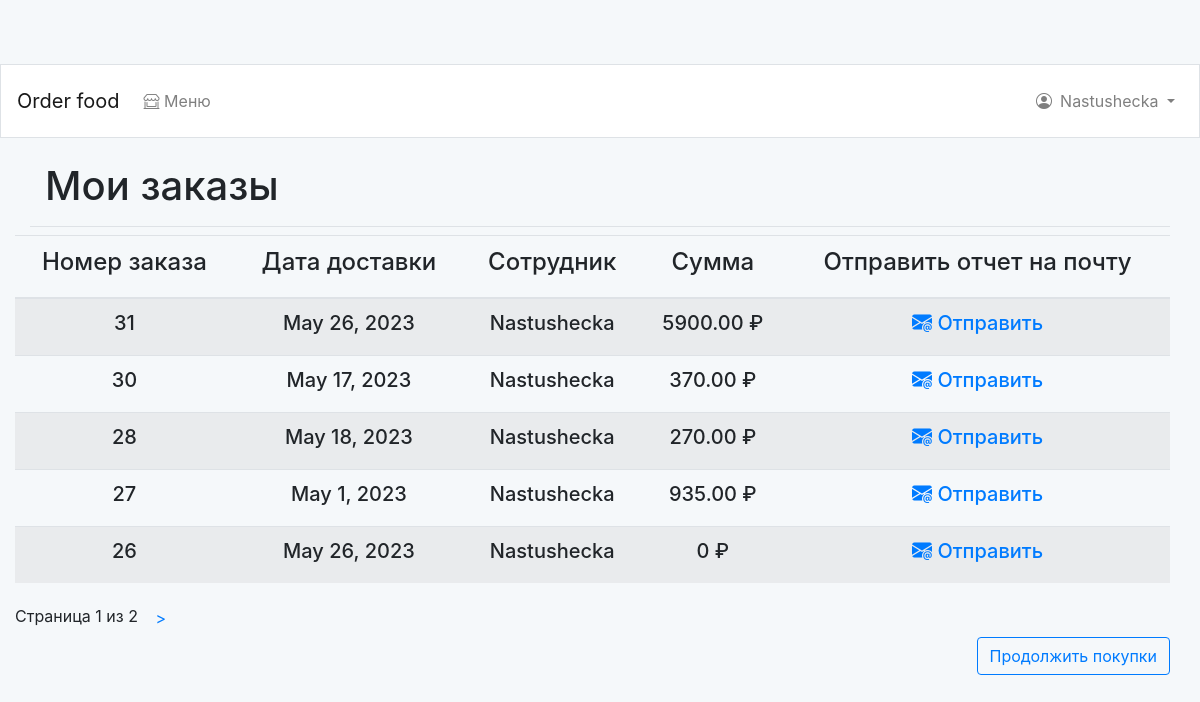
Page /orders/history/ (signed in) on the committed database.
### orders/models.py (models this page shows, shortened)
class Order(models.Model):
    name = models.ForeignKey(User,
                             related_name='name_employee',
                             on_delete=models.CASCADE)
    date = models.DateField()
    created = models.DateTimeField(auto_now_add=True)
    updated = models.DateTimeField(auto_now=True)
    paid = models.BooleanField(default=False)
    class Meta:
        ordering = ['-created']
        indexes = [
            models.Index(fields=['created']),
        ]

### orders/views.py (the view)
@login_required
def get_orders_history(request):
    client = list(User.objects.filter(id=request.user.id).values())
    orders_list = [order for order in list(Order.objects.all().values())
                   if order['name_id'] == client[0]['id']]
    orders_id = [id['id'] for id in orders_list]
    print(orders_list)
    orders_item_sum = {}
    for i in orders_id:
        orders_item_sum[i] = 0
    for item in list(OrderItem.objects.all().values()):
        for i in list(orders_item_sum.keys()):
            print(item)
            if item['order_id'] == i:
                orders_item_sum[i] += item['price'] * item['quantity']
                print(orders_item_sum)
    for order in orders_list:
        if int(order['id']) in list(orders_item_sum.keys()):
            order['price'] = orders_item_sum[int(order['id'])]
    paginator = Paginator(orders_list, 5)
    page_number = request.GET.get('page', 1)
    try:
        orders = paginator.page(page_number)
    except PageNotAnInteger:
        orders = paginator.page(1)
    except EmptyPage:
        orders = paginator.page(paginator.num_pages)
    return render(request,
                  'orders/order/history.html',
                  {'orders': orders})

### cart/cart.py (called while the page is built)
    def __len__(self):
        return sum(item['quantity'] for item in self.cart.values())

### cart/context_processors.py (called while the page is built)
def cart(request):
    return {'cart': Cart(request)}

### orders/templates/orders/order/history.html (shortened to what this page needs)
{% extends "food_order/base.html" %}
{% load static %}
{% block page_header %}
  <h1>Мои заказы</h1>
{% endblock %}
{% block content %}
  <div class="row mr-auto">
    <div class="col-md-12 col-sm-12">
      <table class="table table-striped shoplist">
        <thead class="shopunit" >
          <tr>
            <th class="primary">
              <h4 class="text-center">Номер заказа</h4>
            </th>
            <th class="primary">
              <h4 class="text-center">Дата доставки</h4>
            </th>
            <th class="primary">
              <h4 class="text-center">Сотрудник</h4>
            </th>
            <th class="primary">
              <h4 class="text-center">Сумма</h4>
            </th>
            <th class="primary">
              <h4 class="text-center">Отправить отчет на почту</h4>
            </th>
          </tr>
        </thead>
        <tbody>
          {% for order in orders %}
            <tr>
              <td>
                <h5 class="text-center">{{ order.id }}</h5>
              </td>
              <td>
                <h5 class="text-center">{{ order.date }}</h5>
              </td>
              <td>
                <h5 class="text-center">{{ user.username }}</h5>
              </td>
              <td>
                  <h5 class="text-center">{{ order.price }} ₽</h5>
              </td>
              <td>
                <a href="{% url 'orders:order_pdf' order.id %}"><h5 class="text-center"><i class="bi bi-envelope-at-fill"></i> Отправить</h5></a>
              </td>
            </tr>
          {% endfor %}
        </tbody>
      </table>
      {% include "pagination.html" with page=orders %}
      <p class="text-right">
        <a  href="{% url 'food_order:dish_list' %}" class="btn btn-outline-primary">Продолжить покупки</a>
      </p>
    </div>
  </div>
{% endblock %}

### food_order/templates/food_order/base.html (shortened to what this page needs)
<!doctype html>
<html lang="en">
  <head>
    <link rel="stylesheet" href="https://cdn.jsdelivr.net/npm/bootstrap@4.0.0/dist/css/bootstrap.min.css">
    <link rel="stylesheet" href="https://cdn.jsdelivr.net/npm/bootstrap-icons@1.10.5/font/bootstrap-icons.css">
    <link rel="stylesheet" type="text/css" href="base.css">
  </head>
  <body>
      <nav class="navbar navbar-expand-md navbar-light  mb-4 border" style="background-color: #ffffff;">
        {% if user.is_authenticated %}
          <a class="navbar-brand" href="{% url 'food_order:dish_list'%}">
              Order food</a>
        {% else %}
          <a class="navbar-brand" href="{% url 'food_order:index'%}">
              Order food</a>
        {% endif %}
        <div class="collapse navbar-collapse" id="navbarCollapse">
          <ul class="navbar-nav mr-auto">
            <li class="nav-item my-2">
              <a class="nav-link" href="{% url 'food_order:dish_list' %}">
                <i class="bi bi-shop-window"></i> Меню</a>
            </li>
          </ul>
          <ul class="navbar-nav ml-auto">
            {% if user.is_authenticated %}
              <li class="nav-item dropdown my-2">
                <a class="nav-link dropdown-toggle" href="#" role="button" data-toggle="dropdown" aria-haspopup="true" aria-expanded="false">
                  <i class="bi bi-person-circle mr-2 mt-2"></i>{{ user.username }}
                </a>
              </li>
            {% endif %}
          </ul>
        </div>
      </nav>
        <div class="container pb-2 mb-2 border-bottom">
            {% block page_header %}{% endblock page_header %}
        </div>
        <div class="container-fluid  mb-2 noborder" >
            {% block content %}{% endblock content %}
        </div>
  </body>
</html>

### static/css/base.css (style rules this page uses)
body { padding-top: 4em; background-color: #F5F8FA; }

### rows in the picture
Order: id "31", date "May 26, 2023", price "5900.00"
Order: id "30", date "May 17, 2023", price "370.00"
Order: id "28", date "May 18, 2023", price "270.00"
Order: id "27", date "May 1, 2023", price "935.00"
Order: id "26", date "May 26, 2023", price "0"

### other values in the picture
{{ user.username }} "Nastushecka"
{{ page.number }} "1"
{{ page.paginator.num_pages }} "2"
